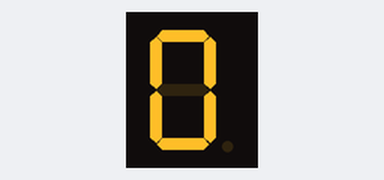
The sketch below on a simulated Arduino Uno, built with avr-gcc and run on an emulated ATmega328P. Shown: 1-digit seven-segment display.

Above: at 0.1 s.
At 4.1 s:
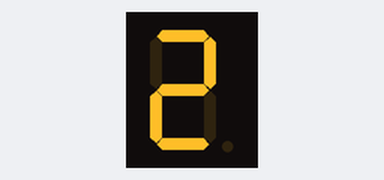
At 8.1 s:
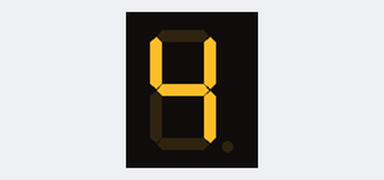
At 16.1 s:
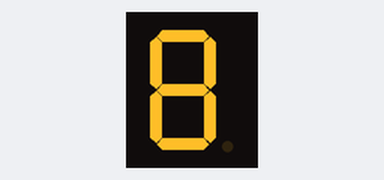
At 26.1 s:
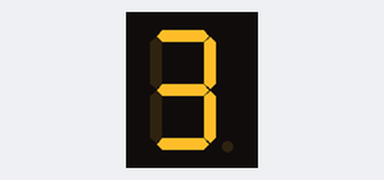
At 38.1 s:
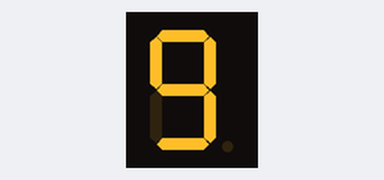

The sketch:

talning.ino
```cpp
#include "SevSeg.h"
SevSeg sevseg;
int i = 0;
void setup()
{
  //Set to 1 for single digit display
  byte numDigits = 1;

  //defines common pins while using multi-digit display. Left empty as we have a single digit display
  byte digitPins[] = {};

  //Defines arduino pin connections in order: A, B, C, D, E, F, G, DP
  byte segmentPins[] = {10, 9, 8, 5, 4, 2, 3, 7};
  bool resistorsOnSegments = true;

  //Initialize sevseg object. Uncomment second line if you use common cathode 7 segment
  //sevseg.begin(COMMON_ANODE, numDigits, digitPins, segmentPins, resistorsOnSegments);
  sevseg.begin(COMMON_CATHODE, numDigits, digitPins, segmentPins, resistorsOnSegments);

  sevseg.setBrightness(90);
}

void loop()
{
   //Display numbers one by one with 2 seconds delay

     sevseg.setNumber(i);
     sevseg.refreshDisplay();
     delay(2000);
     i++;
     if (i == 10){i = 0;}

}
```

Measured:
- what the display in image 1 shows lasts 2.0 s, from 4.0 s to 6.0 s
